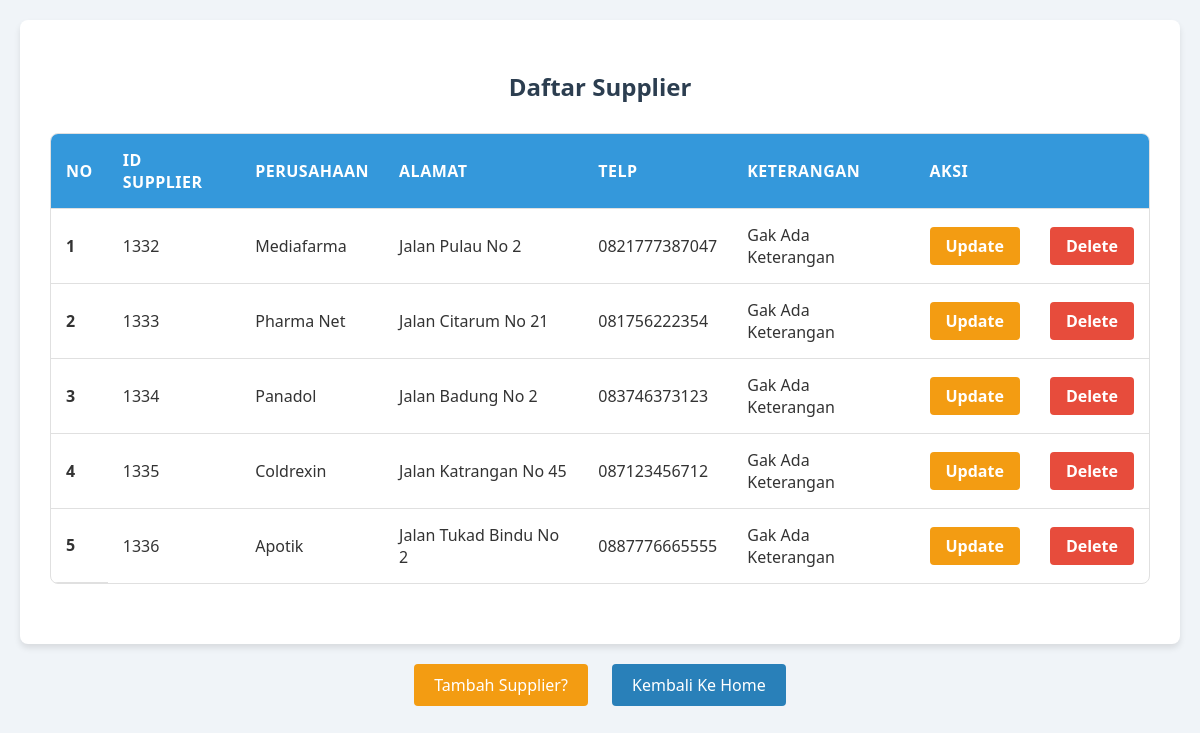
Screenshot of /tb_supplier/tampil_supplier.php with the database file from the repository.
### tables this page shows
CREATE TABLE `tb_supplier` (
  `id_supplier` int(4) NOT NULL,
  `perusahaan` varchar(100) NOT NULL,
  `telp` varchar(20) NOT NULL,
  `alamat` text NOT NULL,
  `keterangan` varchar(100) NOT NULL
);

### tb_supplier/tampil_supplier.php (the view, shortened to what this page needs)
<!DOCTYPE html>
<html lang="en">
<head>
</head>
<body>
    <div class="con">
        <div class="row">
            <div class="col-10">
                <h2 class="mb-4">
                    <center>Daftar Supplier</center>
                </h2>
                <table class="table table-success table-striped">
                    <thead>
                        <tr>
                            <th scope="col">No</th>
                            <th scope="col">Id Supplier</th>
                            <th scope="col">Perusahaan</th>
                            <th scope="col">Alamat</th>
                            <th scope="col">Telp</th>
                            <th scope="col">Keterangan</th>
                            <th scope="col" colspan="2">Aksi</th>
                        </tr>
                    </thead>
                    <tbody>
                        <?php
                        include "../koneksi.php";
                        $no = 1;
                        $data_supplier = mysqli_query($koneksi, "SELECT id_supplier, perusahaan, alamat, telp, keterangan FROM tb_supplier");
                        while ($data = mysqli_fetch_assoc($data_supplier)) {
                        ?>
                            <tr>
                                <th scope="row"><?= $no++ ?></th>
                                <td><?= $data['id_supplier'] ?></td>
                                <td><?= $data['perusahaan'] ?></td>
                                <td><?= $data['alamat'] ?></td>
                                <td><?= $data['telp'] ?></td>
                                <td><?= $data['keterangan'] ?></td>
                                <td><a href="update_supplier.php?id_supplier=<?= $data['id_supplier'] ?>" class="btn btn-warning">Update</a></td>
                                <td><a href="delete_supplier.php?id_supplier=<?= $data['id_supplier'] ?>" class="btn btn-danger">Delete</a></td>
                            </tr>
                        <?php
                        }
                        ?>
                    </tbody>
                </table>
            </div>
        </div>
    </div>
    <div class="link-container">
        <a href="tambah_supplier.php" class="link-text">Tambah Supplier?</a>
        <a href="../home.php" class="link-text">Kembali Ke Home</a>
    </div>
</body>
</html>

### tb_supplier/tampil_supplier.php (style rules this page uses)
body { font-family: 'Segoe UI', Tahoma, Geneva, Verdana, sans-serif; background-color: #f0f4f8; margin: 0; padding: 20px; color: #333; }
.con { max-width: 1200px; margin: 0 auto; padding: 30px; background-color: #ffffff; box-shadow: 0 4px 6px rgba(0, 0, 0, 0.1); border-radius: 8px; }
h2 { color: #2c3e50; text-align: center; margin-bottom: 30px; }
.table { width: 100%; border-collapse: separate; border-spacing: 0; margin-bottom: 30px; border: 1px solid #e0e0e0; border-radius: 8px; overflow: hidden; }
.table th, .table td { padding: 15px; text-align: left; border-bottom: 1px solid #e0e0e0; }
.table thead { background-color: #3498db; color: #ffffff; }
.table thead th { font-weight: 600; text-transform: uppercase; letter-spacing: 0.5px; }
.table tbody tr:last-child td { border-bottom: none; }
.btn { padding: 8px 16px; border-radius: 4px; text-decoration: none; color: #fff; font-weight: bold; text-align: center; transition: background-color 0.3s ease; }
.btn-warning { background-color: #f39c12; }
.btn-danger { background-color: #e74c3c; }
.link-container { text-align: center; margin-top: 20px; }
.link-text { display: inline-block; padding: 10px 20px; margin: 0 10px; background-color: #2980b9; color: #ffffff; text-decoration: none; border-radius: 4px; transition: background-color 0.3s ease; }
.link-text:first-child { background-color: #f39c12; }

### rows the page displays
tb_supplier: id_supplier "1332", perusahaan "Mediafarma", alamat "Jalan Pulau No 2", telp "0821777387047", keterangan "Gak Ada Keterangan"
tb_supplier: id_supplier "1333", perusahaan "Pharma Net", alamat "Jalan Citarum No 21", telp "081756222354", keterangan "Gak Ada Keterangan"
tb_supplier: id_supplier "1334", perusahaan "Panadol", alamat "Jalan Badung No 2", telp "083746373123", keterangan "Gak Ada Keterangan"
tb_supplier: id_supplier "1335", perusahaan "Coldrexin", alamat "Jalan Katrangan No 45", telp "087123456712", keterangan "Gak Ada Keterangan"
tb_supplier: id_supplier "1336", perusahaan "Apotik", alamat "Jalan Tukad Bindu No 2", telp "0887776665555", keterangan "Gak Ada Keterangan"
